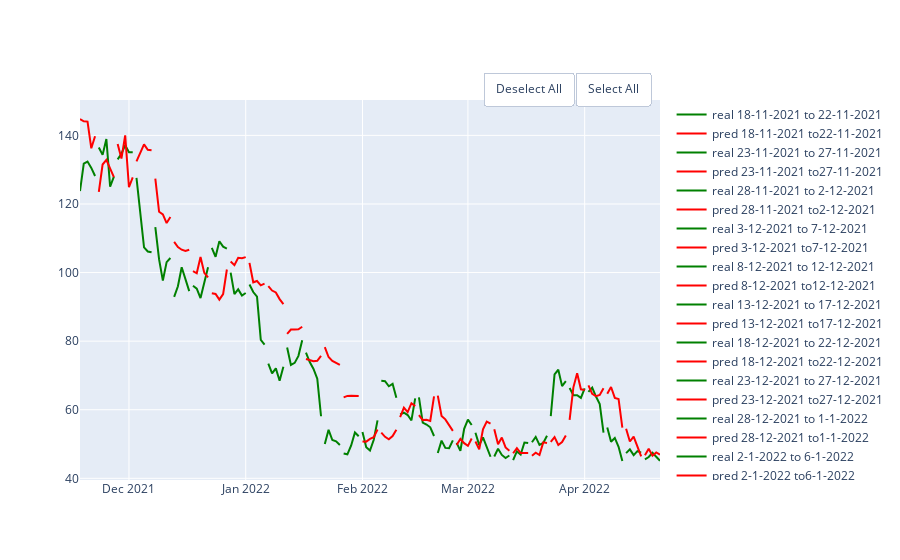

The code cell stored with this chart in its notebook:
### Code cell
rf_final = RandomForestRegressor(random_state=10,criterion='mse', max_depth=5, max_features='auto', n_estimators=100)
df = pd.DataFrame(columns = ['MAE', 'MSE','RMSE', 'R2'], index = ['final'])
show_results(df, df_axs,'close',100,5, rf_final)

### Figure 1 — Plotly figure (JSON) as saved in the notebook; plotly's stock layout.template omitted (floating-point values rounded to 4 significant figures)
{"data": [{"line": {"color": "green"}, "mode": "lines", "name": "real 18-11-2021 to 22-11-2021", "type": "scatter", "x": ["2021-11-18T00:00:00", "2021-11-19T00:00:00", "2021-11-20T00:00:00", "2021-11-21T00:00:00", "2021-11-22T00:00:00"], "y": [123.8, 131.7, 132.4, 130.5, 128.2]}, {"line": {"color": "red"}, "mode": "lines", "name": "pred 18-11-2021 to22-11-2021", "type": "scatter", "x": ["2021-11-18T00:00:00", "2021-11-19T00:00:00", "2021-11-20T00:00:00", "2021-11-21T00:00:00", "2021-11-22T00:00:00"], "y": [144.8, 144.1, 144.0, 136.2, 139.8]}, {"line": {"color": "green"}, "mode": "lines", "name": "real 23-11-2021 to 27-11-2021", "type": "scatter", "x": ["2021-11-23T00:00:00", "2021-11-24T00:00:00", "2021-11-25T00:00:00", "2021-11-26T00:00:00", "2021-11-27T00:00:00"], "y": [136.5, 134.3, 139.0, 125.0, 128.0]}, {"line": {"color": "red"}, "mode": "lines", "name": "pred 23-11-2021 to27-11-2021", "type": "scatter", "x": ["2021-11-23T00:00:00", "2021-11-24T00:00:00", "2021-11-25T00:00:00", "2021-11-26T00:00:00", "2021-11-27T00:00:00"], "y": [123.5, 131.5, 132.9, 130.2, 127.8]}, {"line": {"color": "green"}, "mode": "lines", "name": "real 28-11-2021 to 2-12-2021", "type": "scatter", "x": ["2021-11-28T00:00:00", "2021-11-29T00:00:00", "2021-11-30T00:00:00", "2021-12-01T00:00:00", "2021-12-02T00:00:00"], "y": [133.0, 134.7, 137.1, 135.1, 135.1]}, {"line": {"color": "red"}, "mode": "lines", "name": "pred 28-11-2021 to2-12-2021", "type": "scatter", "x": ["2021-11-28T00:00:00", "2021-11-29T00:00:00", "2021-11-30T00:00:00", "2021-12-01T00:00:00", "2021-12-02T00:00:00"], "y": [137.5, 133.2, 140.0, 124.9, 127.8]}, {"line": {"color": "green"}, "mode": "lines", "name": "real 3-12-2021 to 7-12-2021", "type": "scatter", "x": ["2021-12-03T00:00:00", "2021-12-04T00:00:00", "2021-12-05T00:00:00", "2021-12-06T00:00:00", "2021-12-07T00:00:00"], "y": [127.6, 118.0, 107.4, 106.1, 105.9]}, {"line": {"color": "red"}, "mode": "lines", "name": "pred 3-12-2021 to7-12-2021", "type": "scatter", "x": ["2021-12-03T00:00:00", "2021-12-04T00:00:00", "2021-12-05T00:00:00", "2021-12-06T00:00:00", "2021-12-07T00:00:00"], "y": [132.4, 134.8, 137.4, 135.8, 135.6]}, {"line": {"color": "green"}, "mode": "lines", "name": "real 8-12-2021 to 12-12-2021", "type": "scatter", "x": ["2021-12-08T00:00:00", "2021-12-09T00:00:00", "2021-12-10T00:00:00", "2021-12-11T00:00:00", "2021-12-12T00:00:00"], "y": [113.3, 103.8, 97.66, 103.0, 104.3]}, {"line": {"color": "red"}, "mode": "lines", "name": "pred 8-12-2021 to12-12-2021", "type": "scatter", "x": ["2021-12-08T00:00:00", "2021-12-09T00:00:00", "2021-12-10T00:00:00", "2021-12-11T00:00:00", "2021-12-12T00:00:00"], "y": [127.4, 117.7, 117.0, 114.4, 116.2]}, {"line": {"color": "green"}, "mode": "lines", "name": "real 13-12-2021 to 17-12-2021", "type": "scatter", "x": ["2021-12-13T00:00:00", "2021-12-14T00:00:00", "2021-12-15T00:00:00", "2021-12-16T00:00:00", "2021-12-17T00:00:00"], "y": [92.92, 96.02, 101.6, 98.03, 94.59]}, {"line": {"color": "red"}, "mode": "lines", "name": "pred 13-12-2021 to17-12-2021", "type": "scatter", "x": ["2021-12-13T00:00:00", "2021-12-14T00:00:00", "2021-12-15T00:00:00", "2021-12-16T00:00:00", "2021-12-17T00:00:00"], "y": [108.9, 107.4, 106.7, 106.3, 106.6]}, {"line": {"color": "green"}, "mode": "lines", "name": "real 18-12-2021 to 22-12-2021", "type": "scatter", "x": ["2021-12-18T00:00:00", "2021-12-19T00:00:00", "2021-12-20T00:00:00", "2021-12-21T00:00:00", "2021-12-22T00:00:00"], "y": [96.15, 95.3, 92.57, 97.24, 101.5]}, {"line": {"color": "red"}, "mode": "lines", "name": "pred 18-12-2021 to22-12-2021", "type": "scatter", "x": ["2021-12-18T00:00:00", "2021-12-19T00:00:00", "2021-12-20T00:00:00", "2021-12-21T00:00:00", "2021-12-22T00:00:00"], "y": [100.4, 99.79, 104.6, 99.92, 98.61]}, {"line": {"color": "green"}, "mode": "lines", "name": "real 23-12-2021 to 27-12-2021", "type": "scatter", "x": ["2021-12-23T00:00:00", "2021-12-24T00:00:00", "2021-12-25T00:00:00", "2021-12-26T00:00:00", "2021-12-27T00:00:00"], "y": [107.2, 104.6, 109.1, 107.6, 107.0]}, {"line": {"color": "red"}, "mode": "lines", "name": "pred 23-12-2021 to27-12-2021", "type": "scatter", "x": ["2021-12-23T00:00:00", "2021-12-24T00:00:00", "2021-12-25T00:00:00", "2021-12-26T00:00:00", "2021-12-27T00:00:00"], "y": [93.95, 93.76, 92.1, 93.7, 100.9]}, {"line": {"color": "green"}, "mode": "lines", "name": "real 28-12-2021 to 1-1-2022", "type": "scatter", "x": ["2021-12-28T00:00:00", "2021-12-29T00:00:00", "2021-12-30T00:00:00", "2021-12-31T00:00:00", "2022-01-01T00:00:00"], "y": [99.97, 93.69, 95.1, 93.3, 94.04]}, {"line": {"color": "red"}, "mode": "lines", "name": "pred 28-12-2021 to1-1-2022", "type": "scatter", "x": ["2021-12-28T00:00:00", "2021-12-29T00:00:00", "2021-12-30T00:00:00", "2021-12-31T00:00:00", "2022-01-01T00:00:00"], "y": [103.2, 102.2, 104.3, 104.2, 104.5]}, {"line": {"color": "green"}, "mode": "lines", "name": "real 2-1-2022 to 6-1-2022", "type": "scatter", "x": ["2022-01-02T00:00:00", "2022-01-03T00:00:00", "2022-01-04T00:00:00", "2022-01-05T00:00:00", "2022-01-06T00:00:00"], "y": [96.51, 94.32, 93.0, 80.35, 78.97]}, {"line": {"color": "red"}, "mode": "lines", "name": "pred 2-1-2022 to6-1-2022", "type": "scatter", "x": ["2022-01-02T00:00:00", "2022-01-03T00:00:00", "2022-01-04T00:00:00", "2022-01-05T00:00:00", "2022-01-06T00:00:00"], "y": [102.8, 97.16, 97.54, 96.26, 96.76]}, {"line": {"color": "green"}, "mode": "lines", "name": "real 7-1-2022 to 11-1-2022", "type": "scatter", "x": ["2022-01-07T00:00:00", "2022-01-08T00:00:00", "2022-01-09T00:00:00", "2022-01-10T00:00:00", "2022-01-11T00:00:00"], "y": [73.45, 70.58, 72.05, 68.44, 72.55]}, {"line": {"color": "red"}, "mode": "lines", "name": "pred 7-1-2022 to11-1-2022", "type": "scatter", "x": ["2022-01-07T00:00:00", "2022-01-08T00:00:00", "2022-01-09T00:00:00", "2022-01-10T00:00:00", "2022-01-11T00:00:00"], "y": [96.03, 94.75, 94.21, 92.27, 90.8]}, {"line": {"color": "green"}, "mode": "lines", "name": "real 12-1-2022 to 16-1-2022", "type": "scatter", "x": ["2022-01-12T00:00:00", "2022-01-13T00:00:00", "2022-01-14T00:00:00", "2022-01-15T00:00:00", "2022-01-16T00:00:00"], "y": [78.15, 73.08, 73.67, 75.71, 80.28]}, {"line": {"color": "red"}, "mode": "lines", "name": "pred 12-1-2022 to16-1-2022", "type": "scatter", "x": ["2022-01-12T00:00:00", "2022-01-13T00:00:00", "2022-01-14T00:00:00", "2022-01-15T00:00:00", "2022-01-16T00:00:00"], "y": [82.09, 83.37, 83.4, 83.46, 84.19]}, {"line": {"color": "green"}, "mode": "lines", "name": "real 17-1-2022 to 21-1-2022", "type": "scatter", "x": ["2022-01-17T00:00:00", "2022-01-18T00:00:00", "2022-01-19T00:00:00", "2022-01-20T00:00:00", "2022-01-21T00:00:00"], "y": [76.62, 73.9, 71.9, 69.04, 58.1]}, {"line": {"color": "red"}, "mode": "lines", "name": "pred 17-1-2022 to21-1-2022", "type": "scatter", "x": ["2022-01-17T00:00:00", "2022-01-18T00:00:00", "2022-01-19T00:00:00", "2022-01-20T00:00:00", "2022-01-21T00:00:00"], "y": [74.8, 74.46, 74.13, 74.28, 75.72]}, {"line": {"color": "green"}, "mode": "lines", "name": "real 22-1-2022 to 26-1-2022", "type": "scatter", "x": ["2022-01-22T00:00:00", "2022-01-23T00:00:00", "2022-01-24T00:00:00", "2022-01-25T00:00:00", "2022-01-26T00:00:00"], "y": [50.0, 54.13, 51.17, 50.79, 49.7]}, {"line": {"color": "red"}, "mode": "lines", "name": "pred 22-1-2022 to26-1-2022", "type": "scatter", "x": ["2022-01-22T00:00:00", "2022-01-23T00:00:00", "2022-01-24T00:00:00", "2022-01-25T00:00:00", "2022-01-26T00:00:00"], "y": [78.26, 75.38, 74.26, 73.67, 73.08]}, {"line": {"color": "green"}, "mode": "lines", "name": "real 27-1-2022 to 31-1-2022", "type": "scatter", "x": ["2022-01-27T00:00:00", "2022-01-28T00:00:00", "2022-01-29T00:00:00", "2022-01-30T00:00:00", "2022-01-31T00:00:00"], "y": [47.26, 46.99, 49.57, 53.36, 52.28]}, {"line": {"color": "red"}, "mode": "lines", "name": "pred 27-1-2022 to31-1-2022", "type": "scatter", "x": ["2022-01-27T00:00:00", "2022-01-28T00:00:00", "2022-01-29T00:00:00", "2022-01-30T00:00:00", "2022-01-31T00:00:00"], "y": [63.59, 64.03, 64.09, 64.04, 64.04]}, {"line": {"color": "green"}, "mode": "lines", "name": "real 1-2-2022 to 5-2-2022", "type": "scatter", "x": ["2022-02-01T00:00:00", "2022-02-02T00:00:00", "2022-02-03T00:00:00", "2022-02-04T00:00:00", "2022-02-05T00:00:00"], "y": [53.48, 49.08, 48.09, 51.23, 56.89]}, {"line": {"color": "red"}, "mode": "lines", "name": "pred 1-2-2022 to5-2-2022", "type": "scatter", "x": ["2022-02-01T00:00:00", "2022-02-02T00:00:00", "2022-02-03T00:00:00", "2022-02-04T00:00:00", "2022-02-05T00:00:00"], "y": [50.76, 50.69, 51.49, 51.98, 54.22]}, {"line": {"color": "green"}, "mode": "lines", "name": "real 6-2-2022 to 10-2-2022", "type": "scatter", "x": ["2022-02-06T00:00:00", "2022-02-07T00:00:00", "2022-02-08T00:00:00", "2022-02-09T00:00:00", "2022-02-10T00:00:00"], "y": [68.42, 68.34, 66.85, 67.55, 63.47]}, {"line": {"color": "red"}, "mode": "lines", "name": "pred 6-2-2022 to10-2-2022", "type": "scatter", "x": ["2022-02-06T00:00:00", "2022-02-07T00:00:00", "2022-02-08T00:00:00", "2022-02-09T00:00:00", "2022-02-10T00:00:00"], "y": [53.32, 52.09, 51.36, 52.31, 54.15]}, {"line": {"color": "green"}, "mode": "lines", "name": "real 11-2-2022 to 15-2-2022", "type": "scatter", "x": ["2022-02-11T00:00:00", "2022-02-12T00:00:00", "2022-02-13T00:00:00", "2022-02-14T00:00:00", "2022-02-15T00:00:00"], "y": [58.65, 59.12, 58.45, 56.87, 63.29]}, {"line": {"color": "red"}, "mode": "lines", "name": "pred 11-2-2022 to15-2-2022", "type": "scatter", "x": ["2022-02-11T00:00:00", "2022-02-12T00:00:00", "2022-02-13T00:00:00", "2022-02-14T00:00:00", "2022-02-15T00:00:00"], "y": [57.82, 60.62, 59.29, 61.9, 61.05]}, {"line": {"color": "green"}, "mode": "lines", "name": "real 16-2-2022 to 20-2-2022", "type": "scatter", "x": ["2022-02-16T00:00:00", "2022-02-17T00:00:00", "2022-02-18T00:00:00", "2022-02-19T00:00:00", "2022-02-20T00:00:00"], "y": [63.58, 56.26, 55.69, 54.88, 52.34]}, {"line": {"color": "red"}, "mode": "lines", "name": "pred 16-2-2022 to20-2-2022", "type": "scatter", "x": ["2022-02-16T00:00:00", "2022-02-17T00:00:00", "2022-02-18T00:00:00", "2022-02-19T00:00:00", "2022-02-20T00:00:00"], "y": [58.45, 56.97, 57.04, 56.71, 63.87]}, {"line": {"color": "green"}, "mode": "lines", "name": "real 21-2-2022 to 25-2-2022", "type": "scatter", "x": ["2022-02-21T00:00:00", "2022-02-22T00:00:00", "2022-02-23T00:00:00", "2022-02-24T00:00:00", "2022-02-25T00:00:00"], "y": [47.4, 50.99, 48.87, 48.76, 51.08]}, {"line": {"color": "red"}, "mode": "lines", "name": "pred 21-2-2022 to25-2-2022", "type": "scatter", "x": ["2022-02-21T00:00:00", "2022-02-22T00:00:00", "2022-02-23T00:00:00", "2022-02-24T00:00:00", "2022-02-25T00:00:00"], "y": [64.11, 58.2, 57.18, 55.62, 53.83]}, {"line": {"color": "green"}, "mode": "lines", "name": "real 26-2-2022 to 2-3-2022", "type": "scatter", "x": ["2022-02-26T00:00:00", "2022-02-27T00:00:00", "2022-02-28T00:00:00", "2022-03-01T00:00:00", "2022-03-02T00:00:00"], "y": [50.33, 48.04, 54.41, 57.11, 55.53]}, {"line": {"color": "red"}, "mode": "lines", "name": "pred 26-2-2022 to2-3-2022", "type": "scatter", "x": ["2022-02-26T00:00:00", "2022-02-27T00:00:00", "2022-02-28T00:00:00", "2022-03-01T00:00:00", "2022-03-02T00:00:00"], "y": [49.73, 51.47, 50.24, 49.47, 51.62]}, {"line": {"color": "green"}, "mode": "lines", "name": "real 3-3-2022 to 7-3-2022", "type": "scatter", "x": ["2022-03-03T00:00:00", "2022-03-04T00:00:00", "2022-03-05T00:00:00", "2022-03-06T00:00:00", "2022-03-07T00:00:00"], "y": [53.28, 49.68, 51.91, 48.86, 46.29]}, {"line": {"color": "red"}, "mode": "lines", "name": "pred 3-3-2022 to7-3-2022", "type": "scatter", "x": ["2022-03-03T00:00:00", "2022-03-04T00:00:00", "2022-03-05T00:00:00", "2022-03-06T00:00:00", "2022-03-07T00:00:00"], "y": [50.74, 48.44, 54.3, 56.52, 55.96]}, {"line": {"color": "green"}, "mode": "lines", "name": "real 8-3-2022 to 12-3-2022", "type": "scatter", "x": ["2022-03-08T00:00:00", "2022-03-09T00:00:00", "2022-03-10T00:00:00", "2022-03-11T00:00:00", "2022-03-12T00:00:00"], "y": [46.34, 48.65, 46.82, 45.93, 46.66]}, {"line": {"color": "red"}, "mode": "lines", "name": "pred 8-3-2022 to12-3-2022", "type": "scatter", "x": ["2022-03-08T00:00:00", "2022-03-09T00:00:00", "2022-03-10T00:00:00", "2022-03-11T00:00:00", "2022-03-12T00:00:00"], "y": [54.33, 49.96, 51.88, 49.0, 48.03]}, {"line": {"color": "green"}, "mode": "lines", "name": "real 13-3-2022 to 17-3-2022", "type": "scatter", "x": ["2022-03-13T00:00:00", "2022-03-14T00:00:00", "2022-03-15T00:00:00", "2022-03-16T00:00:00", "2022-03-17T00:00:00"], "y": [45.32, 47.84, 46.96, 50.45, 50.32]}, {"line": {"color": "red"}, "mode": "lines", "name": "pred 13-3-2022 to17-3-2022", "type": "scatter", "x": ["2022-03-13T00:00:00", "2022-03-14T00:00:00", "2022-03-15T00:00:00", "2022-03-16T00:00:00", "2022-03-17T00:00:00"], "y": [47.31, 48.81, 47.34, 47.33, 47.37]}, {"line": {"color": "green"}, "mode": "lines", "name": "real 18-3-2022 to 22-3-2022", "type": "scatter", "x": ["2022-03-18T00:00:00", "2022-03-19T00:00:00", "2022-03-20T00:00:00", "2022-03-21T00:00:00", "2022-03-22T00:00:00"], "y": [50.51, 52.07, 49.75, 50.3, 52.39]}, {"line": {"color": "red"}, "mode": "lines", "name": "pred 18-3-2022 to22-3-2022", "type": "scatter", "x": ["2022-03-18T00:00:00", "2022-03-19T00:00:00", "2022-03-20T00:00:00", "2022-03-21T00:00:00", "2022-03-22T00:00:00"], "y": [46.6, 47.47, 46.79, 50.49, 50.28]}, {"line": {"color": "green"}, "mode": "lines", "name": "real 23-3-2022 to 27-3-2022", "type": "scatter", "x": ["2022-03-23T00:00:00", "2022-03-24T00:00:00", "2022-03-25T00:00:00", "2022-03-26T00:00:00", "2022-03-27T00:00:00"], "y": [58.12, 70.31, 71.66, 66.89, 68.31]}, {"line": {"color": "red"}, "mode": "lines", "name": "pred 23-3-2022 to27-3-2022", "type": "scatter", "x": ["2022-03-23T00:00:00", "2022-03-24T00:00:00", "2022-03-25T00:00:00", "2022-03-26T00:00:00", "2022-03-27T00:00:00"], "y": [50.61, 52.02, 49.71, 50.59, 52.48]}, {"line": {"color": "green"}, "mode": "lines", "name": "real 28-3-2022 to 1-4-2022", "type": "scatter", "x": ["2022-03-28T00:00:00", "2022-03-29T00:00:00", "2022-03-30T00:00:00", "2022-03-31T00:00:00", "2022-04-01T00:00:00"], "y": [66.33, 64.23, 64.23, 63.45, 66.26]}, {"line": {"color": "red"}, "mode": "lines", "name": "pred 28-3-2022 to1-4-2022", "type": "scatter", "x": ["2022-03-28T00:00:00", "2022-03-29T00:00:00", "2022-03-30T00:00:00", "2022-03-31T00:00:00", "2022-04-01T00:00:00"], "y": [57.06, 66.53, 70.66, 65.95, 65.75]}, {"line": {"color": "green"}, "mode": "lines", "name": "real 2-4-2022 to 6-4-2022", "type": "scatter", "x": ["2022-04-02T00:00:00", "2022-04-03T00:00:00", "2022-04-04T00:00:00", "2022-04-05T00:00:00", "2022-04-06T00:00:00"], "y": [65.22, 66.47, 63.84, 61.66, 53.35]}, {"line": {"color": "red"}, "mode": "lines", "name": "pred 2-4-2022 to6-4-2022", "type": "scatter", "x": ["2022-04-02T00:00:00", "2022-04-03T00:00:00", "2022-04-04T00:00:00", "2022-04-05T00:00:00", "2022-04-06T00:00:00"], "y": [67.13, 64.64, 63.96, 64.3, 66.25]}, {"line": {"color": "green"}, "mode": "lines", "name": "real 7-4-2022 to 11-4-2022", "type": "scatter", "x": ["2022-04-07T00:00:00", "2022-04-08T00:00:00", "2022-04-09T00:00:00", "2022-04-10T00:00:00", "2022-04-11T00:00:00"], "y": [54.83, 50.66, 51.76, 49.18, 45.05]}, {"line": {"color": "red"}, "mode": "lines", "name": "pred 7-4-2022 to11-4-2022", "type": "scatter", "x": ["2022-04-07T00:00:00", "2022-04-08T00:00:00", "2022-04-09T00:00:00", "2022-04-10T00:00:00", "2022-04-11T00:00:00"], "y": [64.68, 66.62, 63.44, 63.14, 54.77]}, {"line": {"color": "green"}, "mode": "lines", "name": "real 12-4-2022 to 16-4-2022", "type": "scatter", "x": ["2022-04-12T00:00:00", "2022-04-13T00:00:00", "2022-04-14T00:00:00", "2022-04-15T00:00:00", "2022-04-16T00:00:00"], "y": [47.35, 48.44, 46.77, 47.94, 47.5]}, {"line": {"color": "red"}, "mode": "lines", "name": "pred 12-4-2022 to16-4-2022", "type": "scatter", "x": ["2022-04-12T00:00:00", "2022-04-13T00:00:00", "2022-04-14T00:00:00", "2022-04-15T00:00:00", "2022-04-16T00:00:00"], "y": [54.44, 50.73, 52.13, 48.94, 46.41]}, {"line": {"color": "green"}, "mode": "lines", "name": "real 17-4-2022 to 21-4-2022", "type": "scatter", "x": ["2022-04-17T00:00:00", "2022-04-18T00:00:00", "2022-04-19T00:00:00", "2022-04-20T00:00:00", "2022-04-21T00:00:00"], "y": [45.54, 46.21, 47.44, 46.15, 45.1]}, {"line": {"color": "red"}, "mode": "lines", "name": "pred 17-4-2022 to21-4-2022", "type": "scatter", "x": ["2022-04-17T00:00:00", "2022-04-18T00:00:00", "2022-04-19T00:00:00", "2022-04-20T00:00:00", "2022-04-21T00:00:00"], "y": [46.7, 48.59, 46.6, 47.53, 46.93]}], "layout": {"updatemenus": [{"buttons": [{"args": ["visible", "legendonly"], "label": "Deselect All", "method": "restyle"}, {"args": ["visible", true], "label": "Select All", "method": "restyle"}], "direction": "left", "pad": {"r": 10, "t": 10}, "showactive": false, "type": "buttons", "x": 1, "xanchor": "right", "y": 1.1, "yanchor": "top"}]}}
